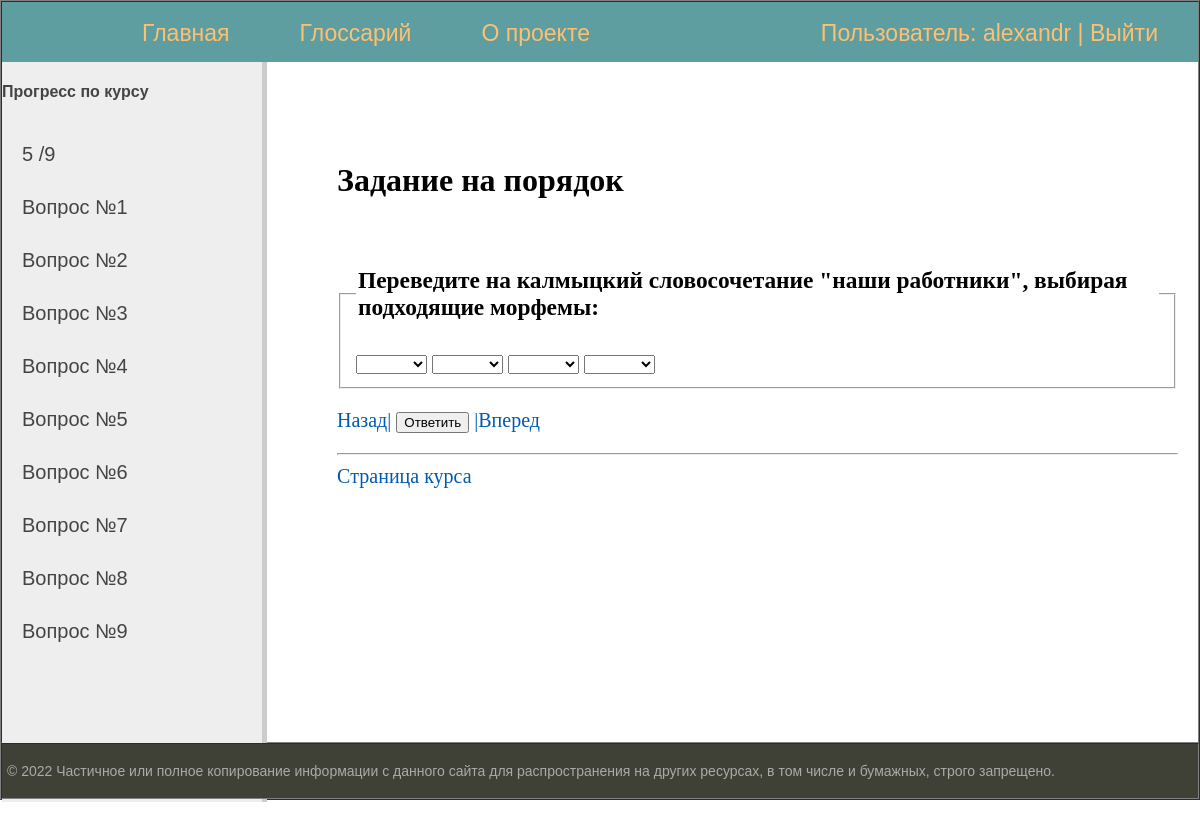
Page /course3/ordering7/ (signed in) on the committed database.
### kalm_quizes/models.py (models this page shows, shortened)
class Quiz(models.Model):
    quiz_number = models.IntegerField(default=0)
    quiz_name = models.CharField(max_length=150)
    def get_count_all(self):
        return len(self.get_all_related())
    def get_all_related(self):  # Можно ли QuerySet перевести в список?
        single_choice_list = [obj for obj in self.singlechoice_set.all()]
        put_in_order_list = [obj for obj in self.putinorder_set.all()]
        put_in_gaps_list = [obj for obj in self.putingaps_set.all()]
        tt_list = [obj for obj in self.testfortext_set.all()]
        questions = single_choice_list + tt_list + put_in_order_list + put_in_gaps_list
        questions_sorted = sorted(questions, key=lambda obj: obj.question_number)
        return questions_sorted
    class Meta:
        verbose_name = 'Курс'
        verbose_name_plural = 'Курсы'

class SingleChoice(models.Model):
    quiz = models.ForeignKey(Quiz, on_delete=models.CASCADE)
    question_number = models.IntegerField(default=0)
    question_text = models.TextField(unique=True)
    right_answer = models.CharField(max_length=100)
    wrong_answer_1 = models.CharField(max_length=100)
    wrong_answer_2 = models.CharField(max_length=100)
    wrong_answer_3 = models.CharField(max_length=100)
    def get_absolute_url(self):
        return f"/course{self.quiz_id}/singlechoice{self.question_number}/"
    class Meta:
        verbose_name = 'Вопрос с одним вариантом ответа'
        verbose_name_plural = 'Вопросы с одним вариантом ответа'

class PutInOrder(models.Model):
    quiz = models.ForeignKey(Quiz, on_delete=models.CASCADE)
    question_number = models.IntegerField(default=0)
    question_text = models.TextField(default='')
    text_for_ordering = models.TextField(default='')
    def get_absolute_url(self):
        return f"/course{self.quiz_id}/ordering{self.question_number}/"
    class Meta:
        verbose_name = 'Задание на порядок слов'
        verbose_name_plural = 'Задания на порядок слов'

class PutInGaps(models.Model):
    quiz = models.ForeignKey(Quiz, on_delete=models.CASCADE)
    question_number = models.IntegerField(default=0)
    question_text = models.TextField(unique=True)
    right_answer = models.CharField(max_length=225, default='')
    choices_list = models.CharField(max_length=225, default='')
    def get_absolute_url(self):
        return f"/course{self.quiz_id}/gaps{self.question_number}/"
    class Meta:
        verbose_name = 'Задание на заполнение пропусков'
        verbose_name_plural = 'Задания для заполнения пропусков'

class TestForText(models.Model):
    top_text = models.ForeignKey(TextForTest, on_delete=models.CASCADE)
    quiz = models.ForeignKey(Quiz, on_delete=models.CASCADE)
    question_number = models.IntegerField(default=0)
    question_text = models.TextField(unique=True)
    right_answer = models.CharField(max_length=100)
    wrong_answer_1 = models.CharField(max_length=100)
    wrong_answer_2 = models.CharField(max_length=100)
    wrong_answer_3 = models.CharField(max_length=100)
    def get_absolute_url(self):
        return f"/course{self.quiz.pk}/testfortext{self.question_number}/"
    class Meta:
        verbose_name = 'Задание на понимание текста'
        verbose_name_plural = 'Задания на понимание текста'

### kalm_quizes/views.py (the view)
    def question_wrapper(request, quiz_id, question_id):
        user_pk = request.user.pk
        answer_status = None
        if request.user.is_authenticated:
            try:
                answer_status = UserCourseAnswers.objects.get(user=user_pk,
                                                              quiz=quiz_id,
                                                              question=question_id)
            except UserCourseAnswers.DoesNotExist:
                answer_status = UserCourseAnswers.objects.create(user=user_pk,
                                                                 quiz=quiz_id,
                                                                 question=question_id)
        return question_page(request, quiz_id, question_id, answer_status)

### kalm_quizes/templatetags/quizes_extras.py (called while the page is built)
@register.simple_tag
def get_list_element(list, index):
    try:
        back = list[index]
    except (IndexError):
        back = None
    return back

### kalm_quizes/views.py (called while the page is built, shortened)
def get_quiz_stat(request):
    if request.user.is_authenticated:
        quizes_stat = []
        user_profile_records = request.user.usercourseprofile_set.all()
        for rec in user_profile_records:
            right_answers_count = len(UserCourseAnswers.objects.filter(user=rec.user_id,
                                                                       quiz=rec.quiz_id,
                                                                       result=1))
            quiz = Quiz.objects.get(pk=rec.quiz_id)
            quizes_stat.append((quiz, right_answers_count))
    else:
        quizes_stat = None
    return quizes_stat

def answer_decorator(question_page):
    def question_wrapper(request, quiz_id, question_id):
        user_pk = request.user.pk
        answer_status = None
        if request.user.is_authenticated:
            try:
                answer_status = UserCourseAnswers.objects.get(user=user_pk,
                                                              quiz=quiz_id,
                                                              question=question_id)
            except UserCourseAnswers.DoesNotExist:
                answer_status = UserCourseAnswers.objects.create(user=user_pk,
                                                                 quiz=quiz_id,
                                                                 question=question_id)
        return question_page(request, quiz_id, question_id, answer_status)
    return question_wrapper

@answer_decorator
def put_in_order_page(request, quiz_id, question_id, answer_status):
    quiz = get_object_or_404(Quiz, pk=quiz_id)
    question = quiz.putinorder_set.get(question_number=question_id)
    words_set = question.text_for_ordering.split()
    shuffle(words_set)
    context = {
        'menu': menu,
        'quiz': quiz,
        'question': question,
        'text': words_set,
        'range': range(len(words_set)),
        'request': request,
        'answer_status': answer_status,
        'quizes_stat': get_quiz_stat(request)
    }
    return render(request, 'kalm_quizes/order_template.html', context)

### templates/kalm_quizes/order_template.html (shortened to what this page needs)
{% extends 'kalm_quizes/base_template_1.html' %}
{% load quizes_extras %}
{% block content %}
<h1>Задание на порядок</h1><br>
<form action="{% url 'kalm_quizes:put_in_order_page' quiz.id question.question_number %}" method="post" id="s">
    <fieldset>
        <legend><h3>{{question.question_text}}</h3></legend>
        {% for i in range %}
            <select name="word{{forloop.counter}}">
                <option value="none"></option>
            {% for word in text %}
                {% if i == word %}
                    <option value="{{word}}" selected>{{word}}</option>
                {% else %}
                    <option value="{{word}}">{{word}}</option>
                {% endif %}
                {% endfor %}
            </select>
        {% endfor %}
    </fieldset>
</form>
{% if 0 <= question.question_number|add:'-2'  %}
    {% get_list_element quiz.get_all_related question.question_number|add:'-2' as left %}
{% endif %}
{% get_list_element quiz.get_all_related question.question_number as right %}
<p>{% if left %}<a href="{{left.get_absolute_url}}">Назад|</a> {%  endif %}
<input type="submit" value="Ответить" form="s">
{% if right %}<a href="{{right.get_absolute_url}}">|Вперед</a>{% endif %}</p>
<hr>
<a href="{% url 'kalm_quizes:quiz_page' quiz.id %}">Cтраница курса</a>
{% endblock %}

### templates/kalm_quizes/base_template_1.html (shortened to what this page needs)
{% load static %}
<!DOCTYPE html>
<html>
<head>
	<link type="text/css" href="{% static 'kalm_quizes/css/styles.css' %}" rel="stylesheet" />
</head>
<body>
<table class="table-page" border="1" cellpadding="0" cellspacing="0">
<tr><td valign=top>
{% block mainmenu %}
		<div class="header">
			<ul id="mainmenu" class="mainmenu">
				<li class="logo"><a href=''><div class="logo"></div></a></li>
				<li><a href="{% url 'kalm_quizes:index' %}">Главная</a></li>
				<li><a href="{% url 'kalm_quizes:glossary' %}">Глоссарий</a></li>
				<li><a href="{% url 'kalm_quizes:about' %}">О проекте</a></li>
				{% if request.user.is_authenticated %}
					<li class="last"> <a href="{% url 'kalm_quizes:profile' %}">Пользователь: {{user.username}}</a> | <a href="{% url 'logout' %}">Выйти</a></li>
				{% else %}
					<li class="last"><a href="{% url 'kalm_quizes:register' %}">Регистрация</a> | <a href="{% url 'login' %}">Войти</a></li>
				{% endif %}
			</ul>
		</div>
{% endblock mainmenu %}
<table class="table-content" border=0 cellpadding="0" cellspacing="0">
<tr>
	<td valign="top" class="left-chapters">
		{% if quiz and request.user.is_authenticated %}
			<h4>Прогресс по курсу</h4>
				<ul id="leftchapters">{% for course, stat in quizes_stat %}
					{% if course.quiz_number == quiz.quiz_number %}
						{{stat}} /{{course.get_count_all}}
					{% endif %}
    			{% endfor %}
					{% if question %}
						 {% for obj in quiz.get_all_related %}
									<li><a href="{{obj.get_absolute_url}}">Вопрос №{{obj.question_number}}</a></li>
							{% endfor %}
					{% endif %}
				</ul>
		{% endif %}
	</td>
<td valign="top" class="content">
	<div class="content-text">
{% block content %}
{% endblock %}
	</div>
</td></tr></table>
</td></tr>
<tr><td valign=top>
	<div id="footer">
		<p>&copy; 2022 Частичное или полное копирование информации с данного сайта для распространения на других ресурсах, в том числе и бумажных, строго запрещено.</p>
	</div>
</td></tr></table>
</body>
</html>

### kalm_quizes/static/kalm_quizes/css/styles.css (style rules this page uses)
html, body { font-family: 'Arial'; margin: 0 auto; padding: 0; height: 100%; width: 100%; color: #444; }
a { color: #0059b2; text-decoration: none; }
.table-page { width: 100%; height: 100%; vertical-align: top; }
.table-page tr { height: 100%; }
.header { background: #5F9EA0; height: 60px; }
.logo { background: url('../images/logo.png') no-repeat 10px 5px; width: 70px; height: 60px; }
ul.mainmenu { list-style: none ; margin: 0; padding: 20; height: 60px; color: #fdc073; font-size: 23px; overflow: hidden; }
ul.mainmenu li { float: left; margin: 18px 40px 0 30px; }
ul.mainmenu li.logo { margin: 0; }
ul.mainmenu li.last { float: right; }
ul.mainmenu li a { color: #fdc073; text-decoration: none; }
.table-content { width: 100%; min-height: 100%; height: 100%; }
.left-chapters { margin: 0; background: #eee; border-right: 5px solid #ccc; min-height: 100%; }
.left-chapters ul { width: 230px; min-height: 100%; margin: 0; padding: 20px 10px 10px 20px; list-style: none; font-size: 20px; }
.left-chapters ul li { margin: 30px 0 0 0; color: #999; }
.left-chapters ul li a { color: #444; text-decoration: none; }
.content { padding: 40px 20px 20px 40px; width: 100%; box-sizing: border-box; }
.content-text { margin: 60px 0 0 30px; color: #000; font-size: 20px; font-family: Yandex Sans Display Light; }
.content-text h1 { font-size: 32px; }
#footer { box-sizing: border-box; background: #3F4137; padding: 5px; color: #aaa; font-size: 14px; font-family: Verdana, Geneva, Arial, Helvetica; text-align: left; overflow: hidden; }

### rows in the picture
Quiz: stat "5", get_count_all "9"
SingleChoice: question_number "1"
SingleChoice: question_number "2"
SingleChoice: question_number "3"
SingleChoice: question_number "4"
TestForText: question_number "5"
TestForText: question_number "6"
PutInOrder: question_number "7", question_text "Переведите на калмыцкий словосочетание \"наши работники\", выбирая подходящие морфемы:"
PutInGaps: question_number "8"
PutInGaps: question_number "9"

### other values in the picture
{{ user.username }} "alexandr"
